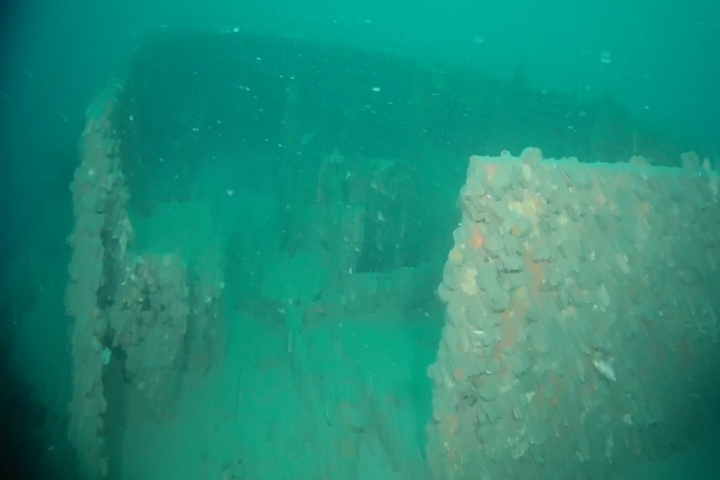
#> input picture ORB/underwater.jpg, 720 x 480 px
$ python orb.py
#> lines starting #> are read from the running program, lines starting #| are printed output that depends on the picture
import cv2

def detect_orb_features(image_path):
    # Read the image
#> called with image_path = 'underwater.jpg'
    img = cv2.imread(image_path)
#> img is the input picture: shape (480, 720, 3); mean B, G, R 119.4, 139.3, 32.8

    # Convert the image to grayscale
    gray = cv2.cvtColor(img, cv2.COLOR_BGR2GRAY)
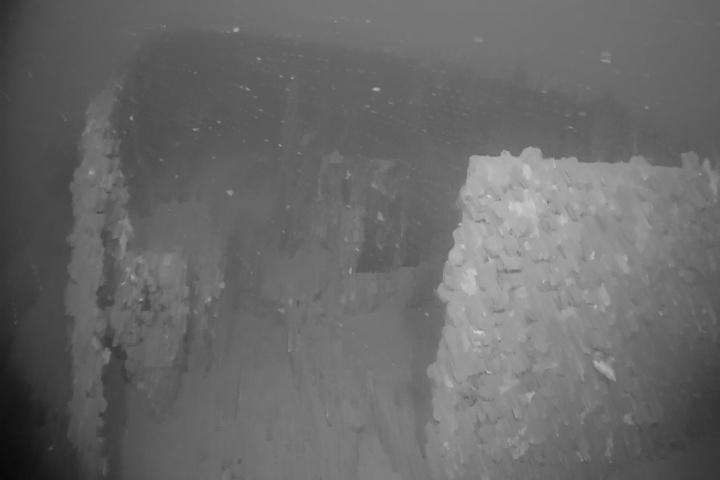
#> gray: shape (480, 720); min 8, max 211, mean 105.2

    # Initialize the ORB detector
    orb = cv2.ORB_create()

    # Detect keypoints and compute descriptors
    keypoints, descriptors = orb.detectAndCompute(gray, None)
#> keypoints = 420 keypoints; strongest (x, y, size): (377, 89, 31), (374, 89, 37.2), (374, 88, 44.6), (458, 226, 31)

    # Draw keypoints on the image
    img_with_keypoints = cv2.drawKeypoints(img, keypoints, None, color=(0, 255, 0), flags=0)
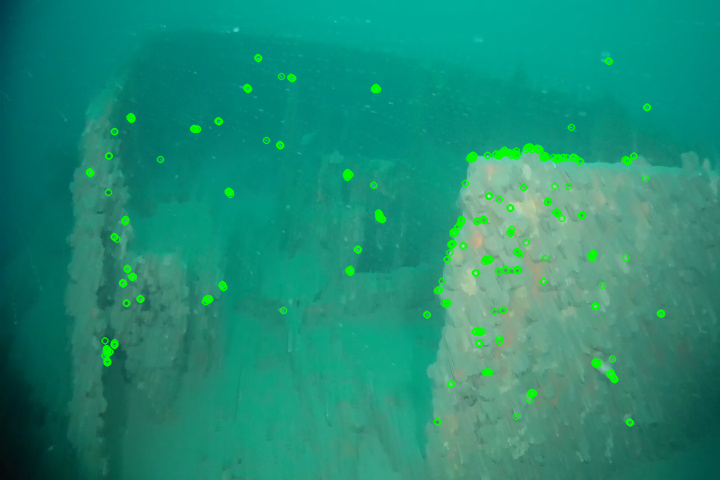
#> img_with_keypoints: shape (480, 720, 3); mean B, G, R 117.4, 140.7, 31.8

    # Display the result
    cv2.imshow("ORB Features", img_with_keypoints)
    cv2.waitKey(0)
    cv2.destroyAllWindows()

    # Return keypoints and descriptors
    return keypoints, descriptors

# Example usage
image_path = "underwater.jpg"
keypoints, descriptors = detect_orb_features(image_path)
print(f"Number of ORB keypoints: {len(keypoints)}")
#| Number of ORB keypoints: 420

$ run again, with ORB/grand.jpg copied over ORB/underwater.jpg
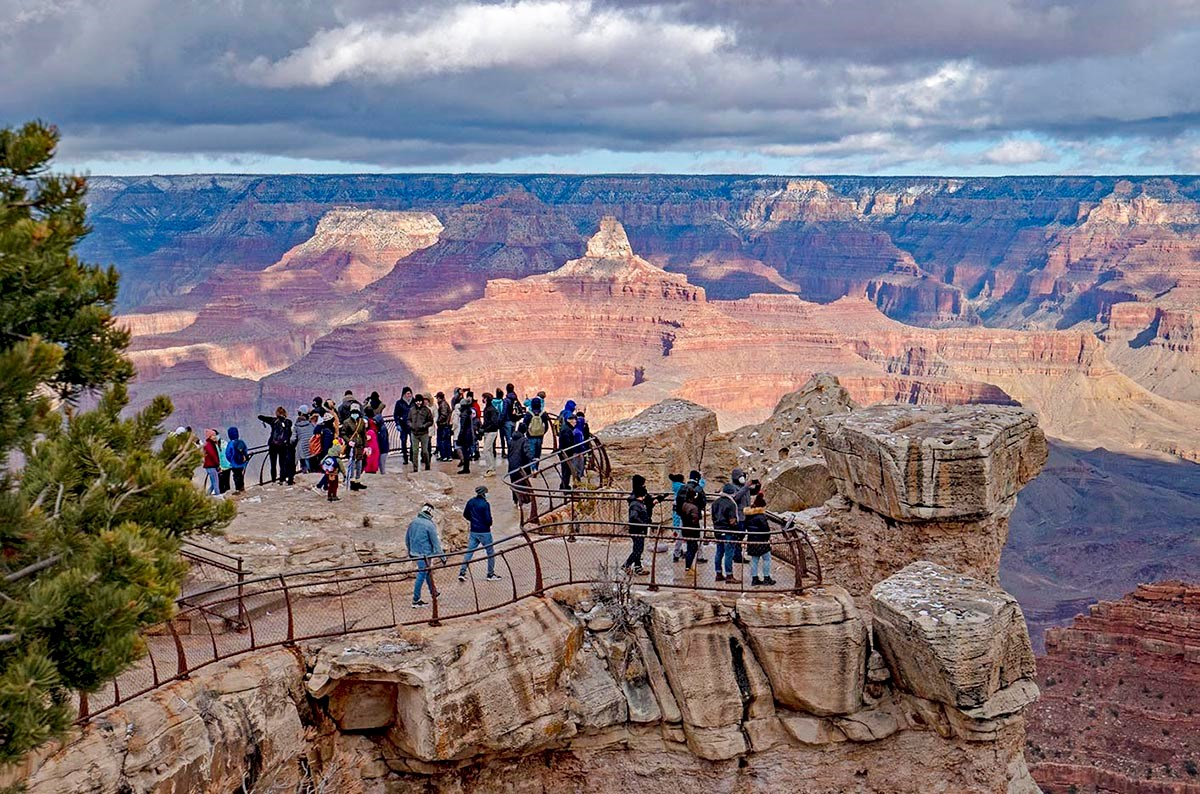
#> input picture ORB/grand.jpg, 1200 x 794 px
#> in detect_orb_features, img is the input picture: shape (794, 1200, 3); mean B, G, R 123.6, 118.4, 128.6
#> in detect_orb_features, `gray = cv2.cvtColor(img, cv2.COLOR_BGR2GRAY)`:
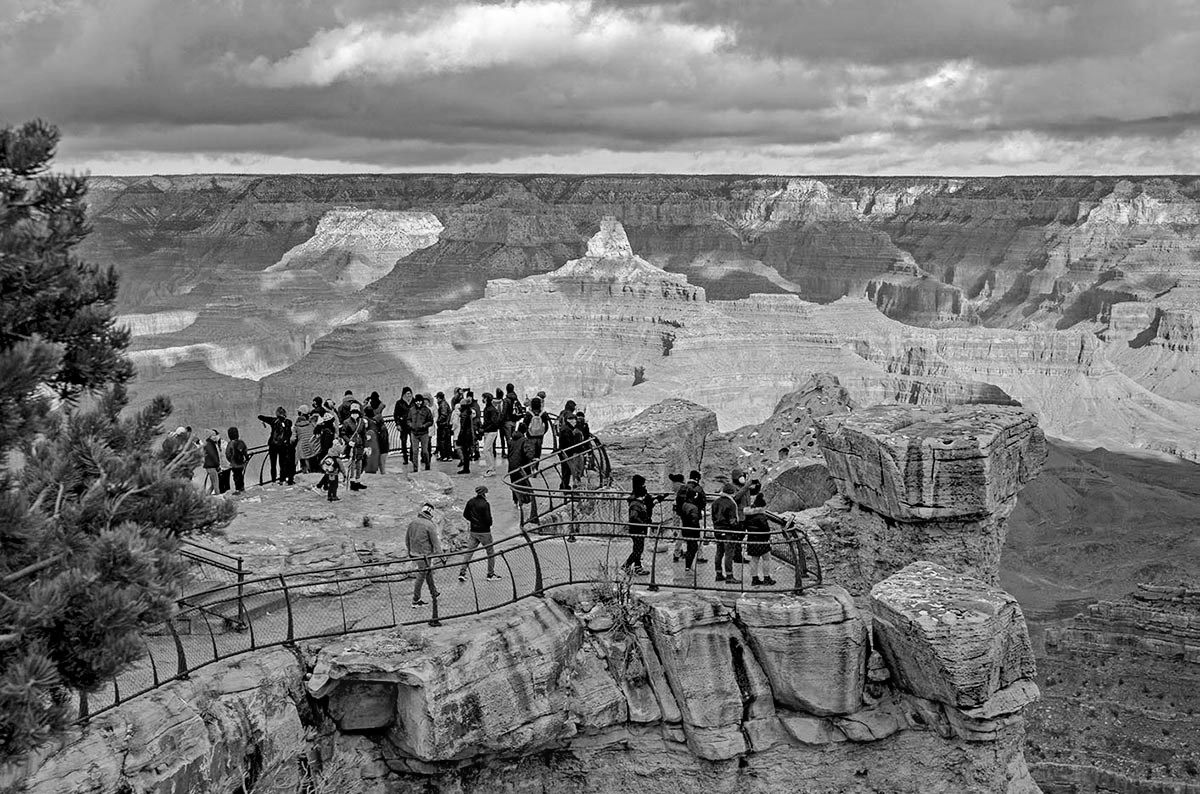
#> gray: shape (794, 1200); min 0, max 255, mean 122
#> in detect_orb_features, `keypoints, descriptors = orb.detectAndCompute(gray, None)`: keypoints = 500 keypoints; strongest (x, y, size): (553, 421, 31), (434, 449, 31), (408, 449, 31), (496, 450, 31)
#| Number of ORB keypoints: 500
